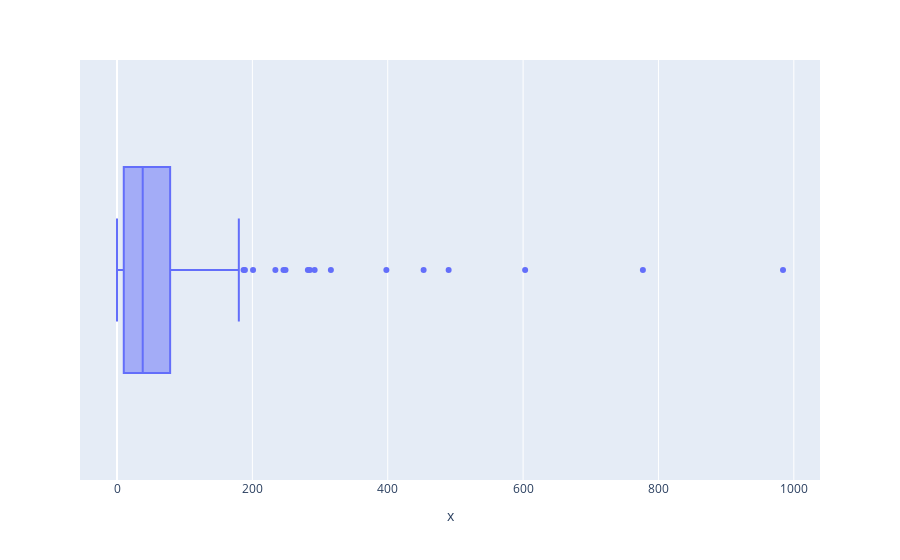

Write notebook code for a chart like this one.
### Code cell
iplot(fig)

### Figure 1 — Plotly figure (JSON) as saved in the notebook; plotly's stock layout.template omitted (floating-point values rounded to 4 significant figures; data arrays with more than 128 entries replaced by an {"elided": "..."} marker saying what was removed)
{"data": [{"alignmentgroup": "True", "hovertemplate": "<b>%{hovertext}</b><br><br>x=%{x}<extra></extra>", "hovertext": {"elided": "138 str values"}, "legendgroup": "", "marker": {"color": "#636efa"}, "name": "", "notched": false, "offsetgroup": "", "orientation": "h", "showlegend": false, "type": "box", "x": {"elided": "138 int values"}, "x0": " ", "xaxis": "x", "y0": " ", "yaxis": "y"}], "layout": {"boxmode": "group", "legend": {"tracegroupgap": 0}, "margin": {"t": 60}, "xaxis": {"anchor": "y", "domain": [0, 1], "title": {"text": "x"}}, "yaxis": {"anchor": "x", "domain": [0, 1]}}}
